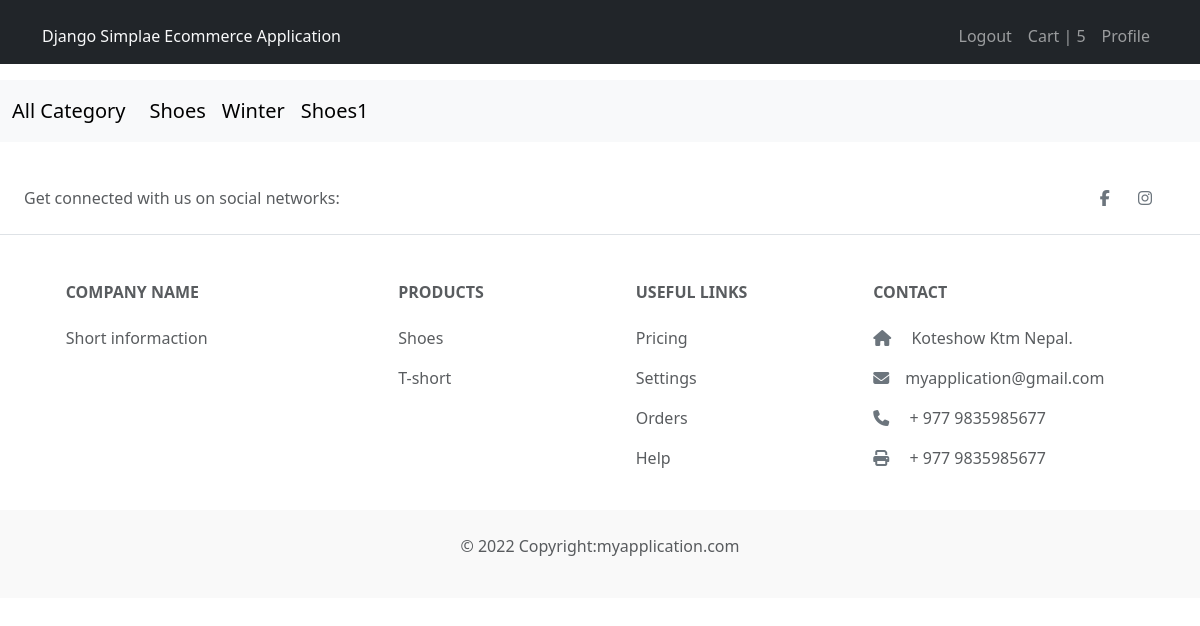
Page /categoryBase/ (signed in) on the committed database.
### shop/models.py (models this page shows, shortened)
class Category(models.Model):
    name = models.CharField(max_length=200, db_index=True)
    discptrion = models.TextField(blank=True, null=True)

### shop/views.py (the view)
# urls.py: path('categoryBase/', views.categoryBase, name='categoryBase'),
def categoryBase(request):
    category_list = Category.objects.all()
    return render(request, 'shop/categoryBase.html', {'category_list': category_list})

### shop/templates/shop/categoryBase.html (shortened to what this page needs)
{% load static %}
<!DOCTYPE html>
<html lang="en">
<head>
  <link href="{% static 'fontawesomefree/css/fontawesome.css' %}" rel="stylesheet"  type="text/css">
  <link href="{% static 'fontawesomefree/css/brands.css' %}" rel="stylesheet"  type="text/css">
  <link href="{% static 'fontawesomefree/css/solid.css' %}" rel="stylesheet"  type="text/css">
  <link href="{% static 'css/products_list.css' %}" rel="stylesheet"  type="text/css">
  <link href="{% static 'css/base.css' %}" rel="stylesheet"  type="text/css">
  <link href="https://cdn.jsdelivr.net/npm/bootstrap@5.3.0-alpha1/dist/css/bootstrap.min.css" rel="stylesheet">
  <link rel="stylesheet" href="https://cdn.jsdelivr.net/npm/bootstrap-icons@1.3.0/font/bootstrap-icons.css">
</head>
<body>
{% url 'logout' as logout%}
{% url 'login' as login%}
{% url 'cart' as cart%}
<nav class="navbar navbar-expand-lg bg-dark navbar-dark pt-3 fixed-top">
  <div class="container">
    <a href="/" class="navbar-brnad text-light"> Django Simplae Ecommerce Application</a>
    <div class="collapse navbar-collapse" id="navmenu">
      <ul class="navbar-nav ms-auto">
        {% if user.is_authenticated %}
        <li class="nav-item " >
          <a  class="nav-link {% if request.path == logout %}active {% endif %} " href="{% url 'logout' %}">Logout</a>
        </li>
        <li class="navbar-nav">
          <a href="{% url 'cart' %}" class="nav-link {% if request.path == cart %}active {% endif %}">Cart | {% if cart %} {{ cart|length }}{% endif %}</a>
        </li>
        <li class="navbar-nav">
          <a href="" class="nav-link">Profile</a>
        </li>
        {% endif %}
      </ul>
    </div>
  </div>
</nav>
{% url 'allProduct' as allProduct %}
<div class="sub-nav">
  <nav class="navbar navbar-expand-lg bg-body-tertiary">
    <div class="container-fluid">
      <a class="navbar-brand {% if request.path == allProduct %} sactive {% endif %}" href="{% url 'allProduct' %}">All Category</a>
      <div class="collapse navbar-collapse" id="navbarNavDropdown">
        <ul class="navbar-nav">
          {% for category_list in category_list %}
          <li class="nav-item">
            <a class="nav-link {% if current_category == category_list.name %} sactive {% endif %}" href="/category/{{ category_list.name }}/">{{ category_list.name }}</a>
          </li>
          {% endfor %}
        </ul>
      </div>
    </div>
  </nav>
</div>
<footer class="text-center text-lg-start bg-white text-muted">
  <section class="d-flex justify-content-center justify-content-lg-between p-4 border-bottom">
    <div class="me-5 d-none d-lg-block">
      <span>Get connected with us on social networks:</span>
    </div>
    <div class="social">
      <a href="" class="me-4 link-secondary">
        <i class="fab fa-facebook-f"></i>
      </a>
      <a href="" class="me-4 link-secondary">
        <i class="fab fa-instagram"></i>
      </a>
    </div>
  </section>
  <section class="">
    <div class="container text-center text-md-start mt-5">
      <div class="row mt-3">
        <div class="col-md-3 col-lg-4 col-xl-3 mx-auto mb-4">
          <h6 class="text-uppercase fw-bold mb-4">
            Company name
          </h6>
          <p>
            Short informaction
          </p>
        </div>
        <div class="col-md-2 col-lg-2 col-xl-2 mx-auto mb-4">
          <h6 class="text-uppercase fw-bold mb-4">
            Products
          </h6>
          <p>
            <a href="#!" class="text-reset">Shoes</a>
          </p>
          <p>
            <a href="#!" class="text-reset">T-short</a>
          </p>
        </div>
        <div class="col-md-3 col-lg-2 col-xl-2 mx-auto mb-4">
          <h6 class="text-uppercase fw-bold mb-4">
            Useful links
          </h6>
          <p>
            <a href="#!" class="text-reset">Pricing</a>
          </p>
          <p>
            <a href="#!" class="text-reset">Settings</a>
          </p>
          <p>
            <a href="#!" class="text-reset">Orders</a>
          </p>
          <p>
            <a href="#!" class="text-reset">Help</a>
          </p>
        </div>
        <div class="col-md-4 col-lg-3 col-xl-3 mx-auto mb-md-0 mb-4">
          <h6 class="text-uppercase fw-bold mb-4">Contact</h6>
          <p><i class="fas fa-home me-3 text-secondary"></i> Koteshow Ktm Nepal.</p>
          <p>
            <i class="fas fa-envelope me-3 text-secondary"></i>myapplication@gmail.com
          </p>
          <p><i class="fas fa-phone me-3 text-secondary"></i> + 977 9835985677</p>
          <p><i class="fas fa-print me-3 text-secondary"></i> + 977 9835985677</p>
        </div>
      </div>
    </div>
  </section>
  <div class="text-center p-4" style="background-color: rgba(0, 0, 0, 0.025);">
    <p>© 2022 Copyright:myapplication.com</p>
  </div>
</footer>
</body>
</html>

### shop/static/css/products_list.css (style rules this page uses)
a { color: #0da9ef; text-decoration: none !important; }

### shop/static/css/base.css (style rules this page uses)
.sub-nav { margin-top: 100px; }
.sub-nav a { text-transform: capitalize; font-size: 20px; color: black; }

### shop/templates/shop/categoryBase.html (style rules this page uses)
.sub-nav { margin-top: 80px; }

### rows in the picture
Category: name "Shoes"
Category: name "Winter"
Category: name "Shoes1"

### other values in the picture
{{ cart|length }} "5"
